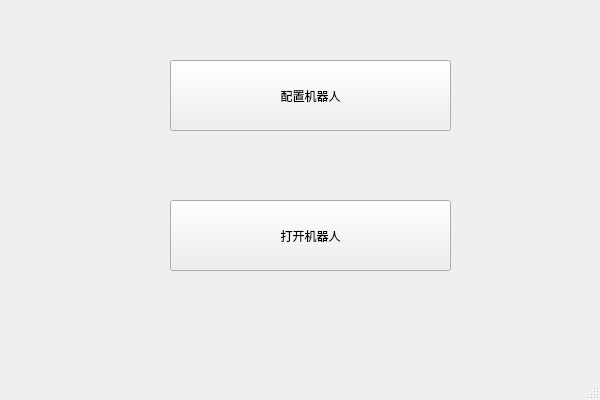
<?xml version="1.0" encoding="UTF-8"?>
<ui version="4.0">
 <class>Main_GUI</class>
 <widget class="QMainWindow" name="Main_GUI">
  <property name="geometry">
   <rect>
    <x>0</x>
    <y>0</y>
    <width>600</width>
    <height>400</height>
   </rect>
  </property>
  <property name="windowTitle">
   <string>MainWindow</string>
  </property>
  <widget class="QWidget" name="centralwidget">
   <widget class="QPushButton" name="pb_SetAGV">
    <property name="geometry">
     <rect>
      <x>170</x>
      <y>60</y>
      <width>281</width>
      <height>71</height>
     </rect>
    </property>
    <property name="text">
     <string>配置机器人</string>
    </property>
   </widget>
   <widget class="QPushButton" name="pb_AGVGUI">
    <property name="geometry">
     <rect>
      <x>170</x>
      <y>200</y>
      <width>281</width>
      <height>71</height>
     </rect>
    </property>
    <property name="text">
     <string>打开机器人</string>
    </property>
   </widget>
  </widget>
  <widget class="QMenuBar" name="menubar">
   <property name="geometry">
    <rect>
     <x>0</x>
     <y>0</y>
     <width>600</width>
     <height>23</height>
    </rect>
   </property>
  </widget>
  <widget class="QStatusBar" name="statusbar"/>
 </widget>
 <resources/>
 <connections/>
</ui>
